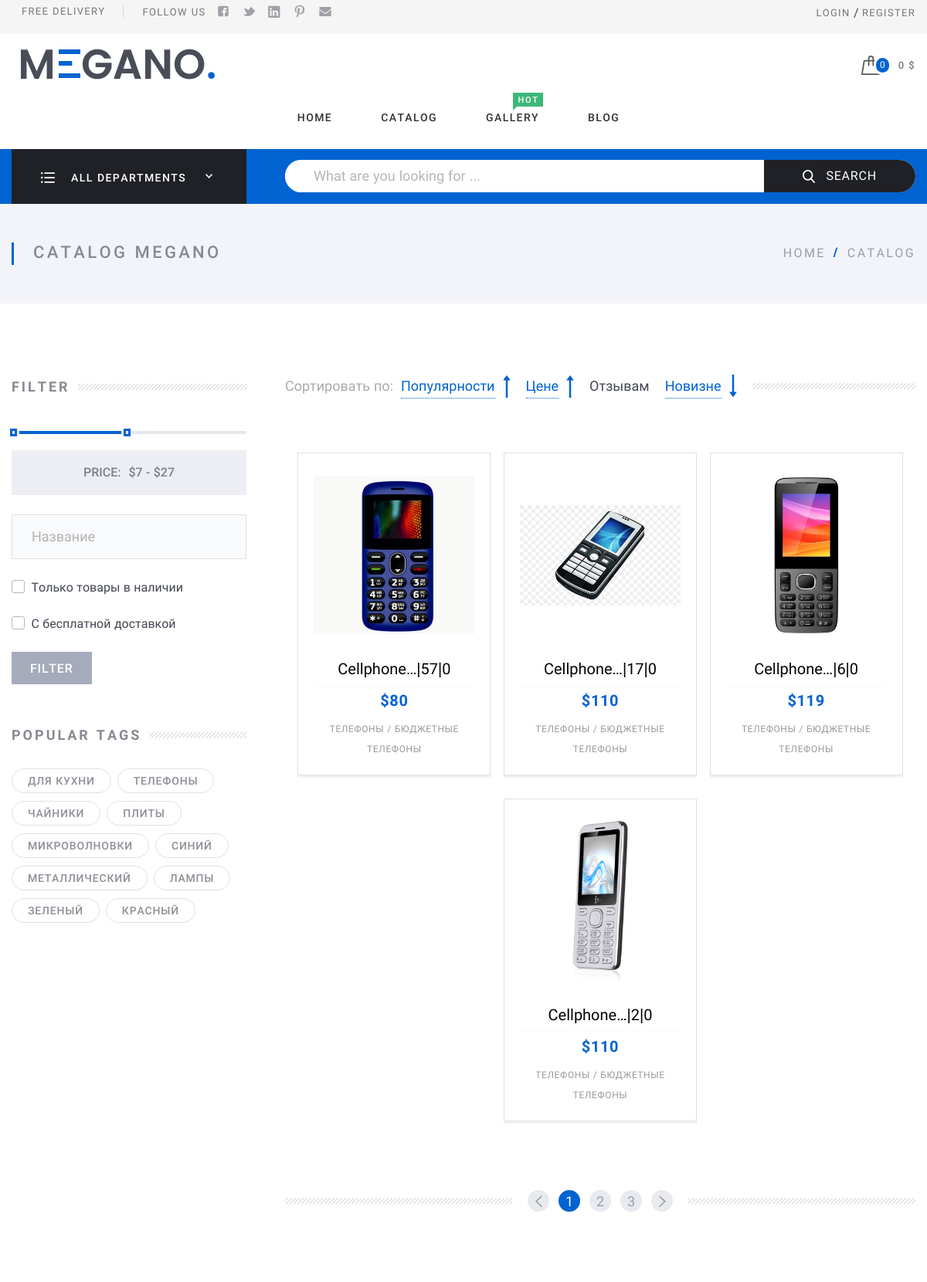
Before: /item/category/byudzhetnye-telefony/ (upper part) with the older database file.
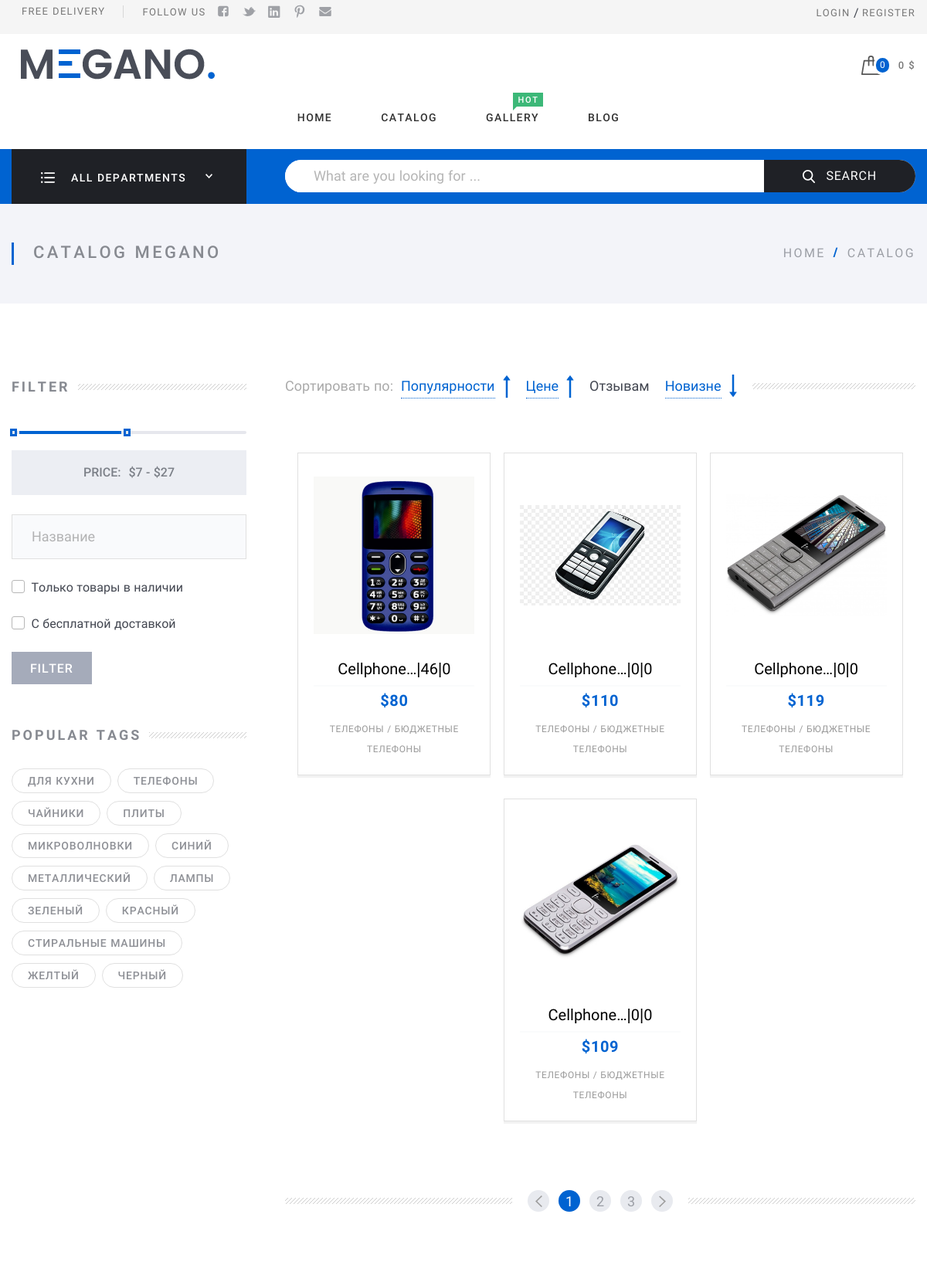
After: the same page with the newer database file.
### app_item/models.py (models this page shows, shortened)
class Tag(models.Model):
    title = models.CharField(max_length=50, unique=True, blank=True, verbose_name='название тега')
    slug = models.SlugField(max_length=50, unique=True)
    is_active = models.BooleanField(default=True, verbose_name='активный')
    objects = models.Manager()
    class Meta:
        db_table = 'app_tags'
        verbose_name = 'тег'
        verbose_name_plural = 'теги'

class Item(models.Model):
    title = models.CharField(max_length=100, db_index=True, verbose_name='название')
    slug = models.SlugField(max_length=100, db_index=True, allow_unicode=True)
    description = models.TextField(null=True, blank=True, verbose_name='описание')
    stock = models.PositiveIntegerField(verbose_name='количество')
    price = models.DecimalField(max_digits=10, decimal_places=0, verbose_name='цена')
    is_available = models.BooleanField(default=False, verbose_name='в наличии')
    limited_edition = models.BooleanField(default=False, verbose_name='ограниченный тираж')
    reviews = models.SmallIntegerField(default=0, verbose_name='просмотры')
    comments = models.SmallIntegerField(default=0, verbose_name='комментарии')
    created = models.DateTimeField(auto_now_add=True, verbose_name='дата создания')
    updated = models.DateTimeField(auto_now_add=True, verbose_name='дата обновления')
    image = models.ImageField(upload_to='item/%Y/%m/%d', null=True, blank=True, verbose_name='изображение')
    category = models.ForeignKey('Category', on_delete=models.CASCADE, null=True, related_name='items',
                                 verbose_name='категория')
    tag = models.ManyToManyField('Tag', max_length=20, blank=True, related_name='item_tags', verbose_name='тег')
    objects = models.Manager()
    available_items = AvailableManager()
    unavailable_items = UnavailableManager()
    class Meta:
        db_table = 'app_items'
        ordering = ['created']
        verbose_name = 'товар'
        verbose_name_plural = 'товары'

class Category(models.Model):
    title = models.CharField(max_length=100, verbose_name='название')
    slug = models.SlugField(max_length=100, db_index=True, allow_unicode=True)
    description = models.TextField(null=True, blank=True, verbose_name='описание')
    image = models.ImageField(upload_to='category', null=True, verbose_name='иконка')
    parent_category = models.ForeignKey('self', related_name='sub_categories',
                                        on_delete=models.SET_NULL, null=True, blank=True)
    item = models.ForeignKey('Item', on_delete=models.CASCADE, related_name='cats')
    objects = models.Manager()
    class Meta:
        db_table = 'app_categories'
        verbose_name = 'категория'
        verbose_name_plural = 'категории'
    def __str__(self):
        return self.title
    def item_count(self):
        return Item.objects.filter(Q(category__parent_category=self) | Q(category=self)).count()

### app_item/views.py (the view)
# urls.py: path('category/<slug:category>/', ItemList.as_view(), name='item_category'),
class ItemList(FilterMixin, TagMixin, ListView):
    model = Item
    template_name = 'app_item/item_list.html'
    context_object_name = 'items'
    queryset = Item.objects.filter(is_available=True).order_by('-reviews')
    extra_context = {'tags': Tag.objects.all()}
    def get(self, request, category=None, tag=None, order_by=None, **kwargs):
        if category:
            category = get_object_or_404(Category, slug=category)
            queryset = self.queryset.filter(category=category.id)
        elif tag:
            tag = get_object_or_404(Tag, slug=tag)
            queryset = self.queryset.filter(tag=tag.id)
        elif order_by:
            queryset = self.queryset.order_by(order_by)
        else:
            queryset = self.queryset
        tags = Tag.objects.all()
        return render(request, 'app_item/item_list.html', context={'items': queryset, 'tags': tags})

### app_cart/context_processors.py (called while the page is built)
def get_cart(request):
    try:
        cart = Cart.objects.get(user=request.user)
        cart_total_sum = cart.get_total_price()
        return {'cart_total_sum': cart_total_sum}
    except:
        return {'cart_total_sum': 0}

def cart(request):
    try:
        cart = Cart.objects.get(user=request.user)
        return {'cart': cart}
    except:
        return {'cart': None}

### app_item/context_processors.py (called while the page is built)
def categories(request):
    return {'categories': Category.objects.all()}

### app_item/templates/app_item/item_list.html (shortened to what the changed rows need)
{% extends 'index.html' %}
{% load static %}
{% block content %}
<div class="Middle Middle_top">
    <div class="Middle-top">
        <div class="wrap">
            <div class="Middle-header">
                <h1 class="Middle-title">Catalog Megano </h1>
            </div>
        </div>
    </div>
    <div class="Section Section_column Section_columnLeft">
        <div class="wrap">
            <div class="Section-column">
                <div class="Section-columnSection">
                    <div class="Section-columnContent">
                        <div class="buttons">
                            {% for tag in tags %}
                            <a class="btn btn_default btn_sm"
                               href="{% url 'app_item:item_tag' tag=tag.slug %}">{{tag.title}}</a>
                            {% endfor %}
                        </div>
                    </div>
                </div>
            </div>
            <div class="Section-content">
                <div class="Cards">
                    {% for item in items %}
                    <div class="{% if forloop.counter < 5 %}Card
                                {% elif forloop.counter < 7 %}Card hide_md
                                {% else %}Card hide_md hide_1450
                                {% endif %}">
                        <a class="Card-picture" href="{% url 'app_item:item_detail' item.pk %}">
                            <img src="{{item.image.url }}" alt="card.jpg"/>
                        </a>
                        <div class="Card-content">
                            <strong class="Card-title">
                                <a href="product.html">{{item.title|truncatechars:10}}|{{item.reviews}}|{{item.comments}}</a>
                            </strong>
                            <div class="Card-description">
                                <div class="Card-cost">
                                    <span class="Card-price">${{item.price}}</span>
                                </div>
                                <div class="Card-category">{% if item.category.parent_category %}
                                    {{item.category.parent_category}} / {{item.category}}
                                    {% else %}{{item.category}}
                                    {% endif %}
                                </div>
                            </div>
                        </div>
                    </div>
                    {% endfor %}
                </div>
            </div>
        </div>
    </div>
</div>
{% endblock %}

Changed rows visible on the page:
no longer on this page (row edited): Item: image (picture), title "Cellphone…", reviews "6", comments "0", price "119", category.parent_category "ТЕЛЕФОНЫ", category "БЮДЖЕТНЫЕ ТЕЛЕФОНЫ"
no longer on this page (row edited): Item: image (picture), title "Cellphone…", reviews "2", comments "0", price "110", category.parent_category "ТЕЛЕФОНЫ", category "БЮДЖЕТНЫЕ ТЕЛЕФОНЫ"
added Tag: title "СТИРАЛЬНЫЕ МАШИНЫ"
added Tag: title "ЖЕЛТЫЙ"
added Tag: title "ЧЕРНЫЙ"
changed Item (number 1 of 4 on the later page): reviews "57" → "46"
changed Item (number 2 of 4 on the later page): reviews "17" → "0"
now on this page (row edited): Item: image (picture), title "Cellphone…", reviews "0", comments "0", price "119", category.parent_category "ТЕЛЕФОНЫ", category "БЮДЖЕТНЫЕ ТЕЛЕФОНЫ"
now on this page (row unchanged): Item: image (picture), title "Cellphone…", reviews "0", comments "0", price "109", category.parent_category "ТЕЛЕФОНЫ", category "БЮДЖЕТНЫЕ ТЕЛЕФОНЫ"
